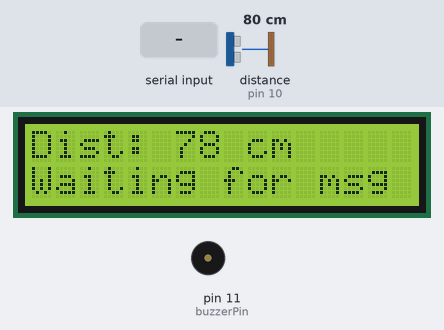
Bench run of a sketch on a simulated Arduino Uno, built with avr-gcc and run on an emulated ATmega328P. Shown: 16×2 character LCD, buzzer (waves = sounding, pin HIGH). Wiring (inferred from the names in the program): ultrasonic range finder: trigger pin 9; echo pin 10. Inputs (shaded band) come from the test bench; at power-on: distance to the obstacle (sensor on pin 10) 80 cm. The echo pulse lasts 58.3 µs per cm; pins used as bus, display or sensor lines are not drawn.

Above: at 2.2 s.
2.3 s: "1" received over the second serial link
At 3.6 s:
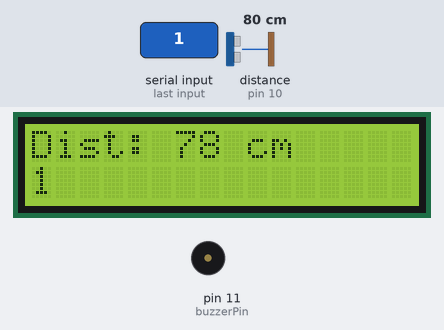
3.9 s: distance to the obstacle (sensor on pin 10) set to 56 cm
At 4.5 s:
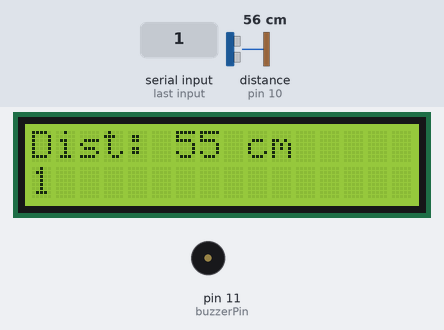
5.4 s: distance to the obstacle (sensor on pin 10) set to 45 cm
At 5.9 s:
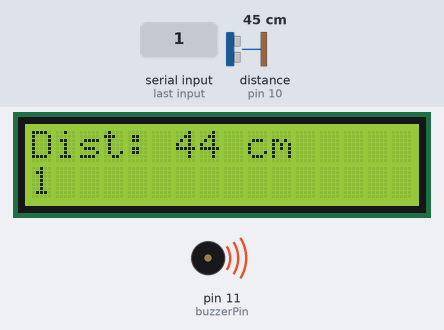
6.9 s: "0" received over the second serial link
At 7.3 s:
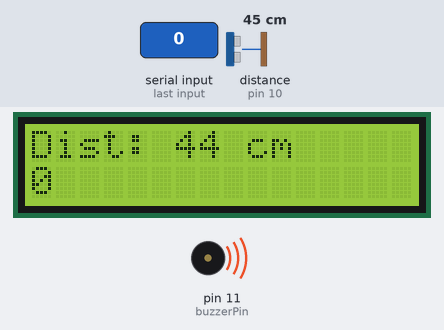
8.5 s: distance to the obstacle (sensor on pin 10) set to 2 cm
At 10.0 s:
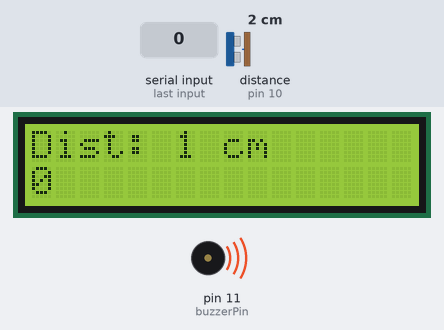
Timing chart, 0 to 11.0 s (numbered marks = the images above; inputs shaded):
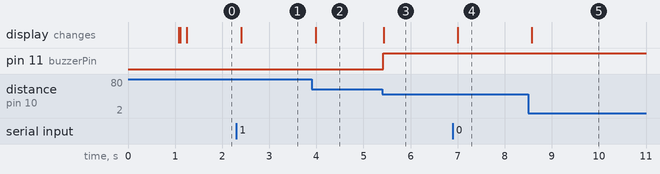

The sketch:

PROJECT.ino
```cpp
#include <Wire.h>
#include <LiquidCrystal_I2C.h>
#include <SoftwareSerial.h>

//Configuration
LiquidCrystal_I2C lcd(0x27, 16, 2);
SoftwareSerial btSerial(0, 1); // RX, TX (Connect BT TX to Pin 0, BT RX to Pin 1)

const int trigPin = 9; //pin 9 on the board
const int echoPin = 10; //pin 10 on the board
const int buzzerPin = 11; //pin 11 on the board

long duration;
int distance;
String incomingMessage = "Waiting for msg"; // Default text for LCD bottom row

// Timer variables to prevent flooding the phone with data
unsigned long previousMillis = 0;
const long interval = 1000; // Send data to phone every 1000ms (1 second)

void setup() {
  btSerial.begin(9600);//initialize ultrasonic sensor
  btSerial.setTimeout(50); // Keep bluetooth reading fast

  lcd.init();
  lcd.backlight();

  pinMode(trigPin, OUTPUT);
  pinMode(echoPin, INPUT);
  pinMode(buzzerPin, OUTPUT);

  lcd.setCursor(0, 0);
  lcd.print("System Active");
  delay(1000);
  lcd.clear();
}

void loop() {
  unsigned long currentMillis = millis();

  //SENSOR MEASUREMENT
  digitalWrite(trigPin, LOW);
  delayMicroseconds(2);
  digitalWrite(trigPin, HIGH);
  delayMicroseconds(10);
  digitalWrite(trigPin, LOW);
  duration = pulseIn(echoPin, HIGH);
  distance = duration * 0.034 / 2;

  //BUZZER SAFETY CHECK
  // If closer than 50cm, turn on buzzer
  if (distance > 0 && distance < 50) {
    digitalWrite(buzzerPin, HIGH);
  } else {
    digitalWrite(buzzerPin, LOW);
  }

  // --- 3. LCD UPDATES ---
  // Line 0: Distance
  lcd.setCursor(0, 0);
  lcd.print("Dist: ");
  lcd.print(distance);
  lcd.print(" cm   ");

  // Line 1: Messages FROM your phone
  if (btSerial.available() > 0) {
    String received = btSerial.readString();
    received.trim();
    if (received.length() > 0) {
      incomingMessage = received;
      lcd.setCursor(0, 1);
      lcd.print("                "); // Clear line
    }
  }
  lcd.setCursor(0, 1);
  lcd.print(incomingMessage);

  //SEND DATA TO PHONE
  // We use a timer here so we don't spam the phone 10 times a second
  if (currentMillis - previousMillis >= interval) {
    previousMillis = currentMillis;

    btSerial.print("Distance: ");
    btSerial.print(distance);
    btSerial.println(" cm");

    // If danger, add a warning tag
    if (distance < 50) {
      btSerial.println("!!! WARNING !!!");
    }
  }

  delay(100); // Short delay for loop stability
}
```

Measured:
- the behaviour switches between 51 and 50 cm on distance to the obstacle (sensor on pin 10) (found by bisection; images 2 and 3)
- after the input at 2.3 s, the display: changes after 0.10 s (image 1)
- after the input at 3.9 s, the display: changes after 0.09 s (image 2)
- after the input at 5.4 s, pin 11 (buzzerPin): LOW → HIGH at once; the display: changes at once (image 3)
- after the input at 6.9 s, the display: changes after 0.10 s (image 4)
- after the input at 8.5 s, the display: changes after 0.08 s (image 5)
